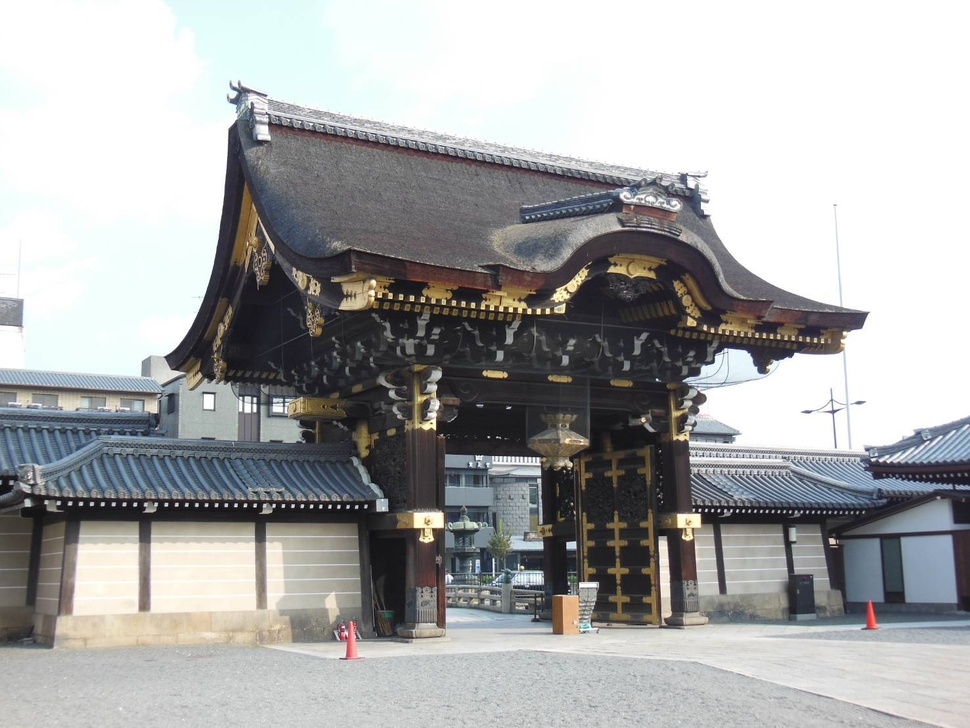
//> input picture Filtering/Input/building.jpg, 970 x 728 px, shrunk from 1477 x 1108 before the run
$ ./edge   (built with g++ and OpenCV 4)
//> lines starting //> are read from the running program, lines starting //| are printed output that depends on the picture; after the words box and inside, x2 and y2 are one past the last pixel; in counts of white or black regions, pixels touching at a corner belong together
#include <opencv2/opencv.hpp>
#include <stdio.h>
#include <string>

//http://opencv.jp/opencv-2.1/cpp/image_filtering.html


//ソーベルフィルタ
void sobel_filter(cv::Mat img) {
	/*
	void Sobel(const Mat& src, Mat& dst, int ddepth, int xorder, int yorder, int ksize=3, double scale=1, double delta=0, int borderType=BORDER_DEFAULT)
	ddepth – 出力画像のビット深度
	xorder – xに関する微分の次数
	delta – dst に格納する前に，結果に足されるオプション値
	*/
	cv::Mat dstX, dstY, sobel;

	//CV_8U is unsigned 8bit/pixel
	cv::Sobel(img, dstX, CV_8UC1, 1, 0, 3);
	cv::Sobel(img, dstY, CV_8UC1, 0, 1, 3);
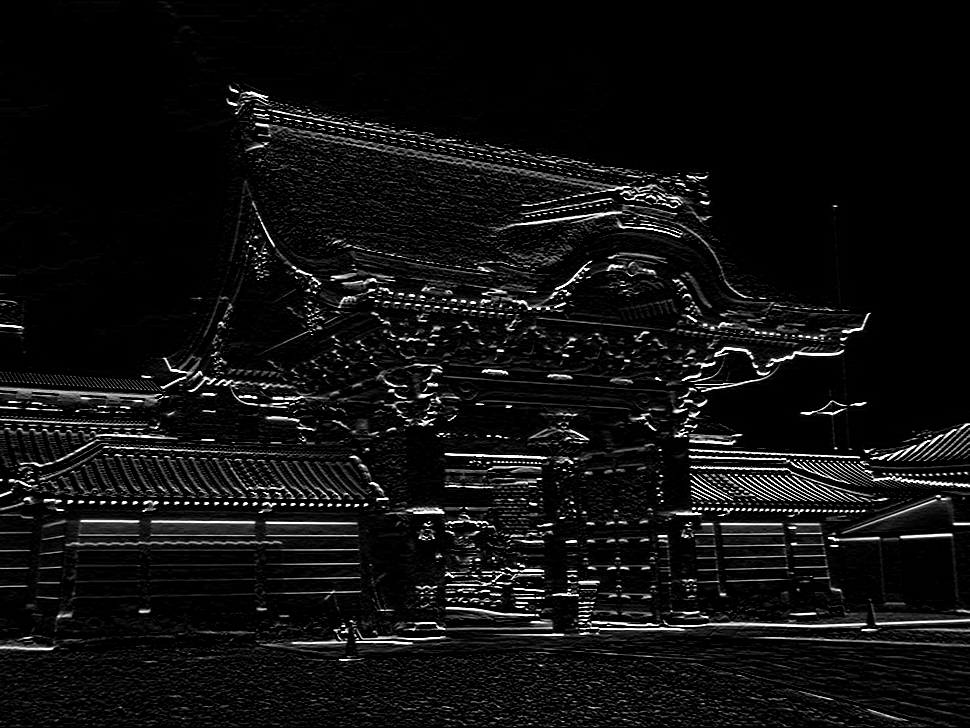
//> dstY: 728 rows x 970 cols, CV_8UC1; min 0, max 255, mean 16
	sobel = abs(dstX) + abs(dstY);
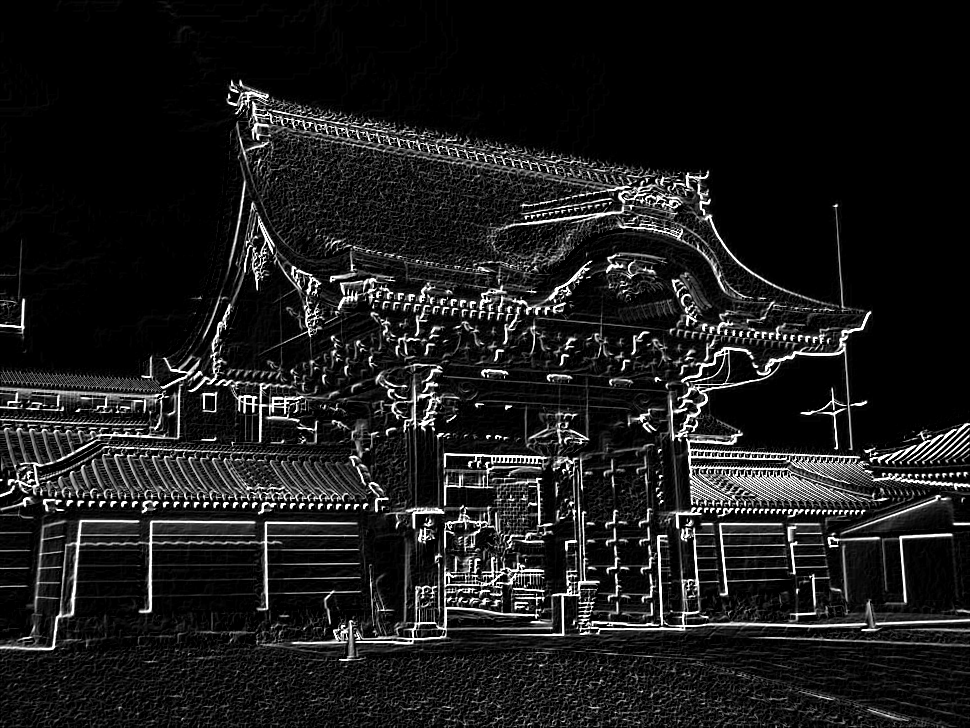
//> sobel: 728 rows x 970 cols, CV_8UC1; min 0, max 255, mean 27.8
	cv::convertScaleAbs(sobel, sobel, 1, 0);
	//output
	cv::imwrite("../../Output/sobel/sobel_x.jpg", dstX);
	cv::imwrite("../../Output/sobel/sobel_y.jpg", dstY);
	cv::imwrite("../../Output/sobel/sobel_x+y.jpg", sobel);
}

//ラプラシアンフィルタ
void laplacian_filter(cv::Mat img) {
	cv::Mat dstL;
	// void Laplacian(const Mat& src, Mat& dst, int ddepth, int ksize=1, double scale=1, double delta=0, int borderType=BORDER_DEFAULT)
	int kernel_size = 3;
	int ddepth = CV_16S;//3
	cv::Laplacian(img, dstL, ddepth);
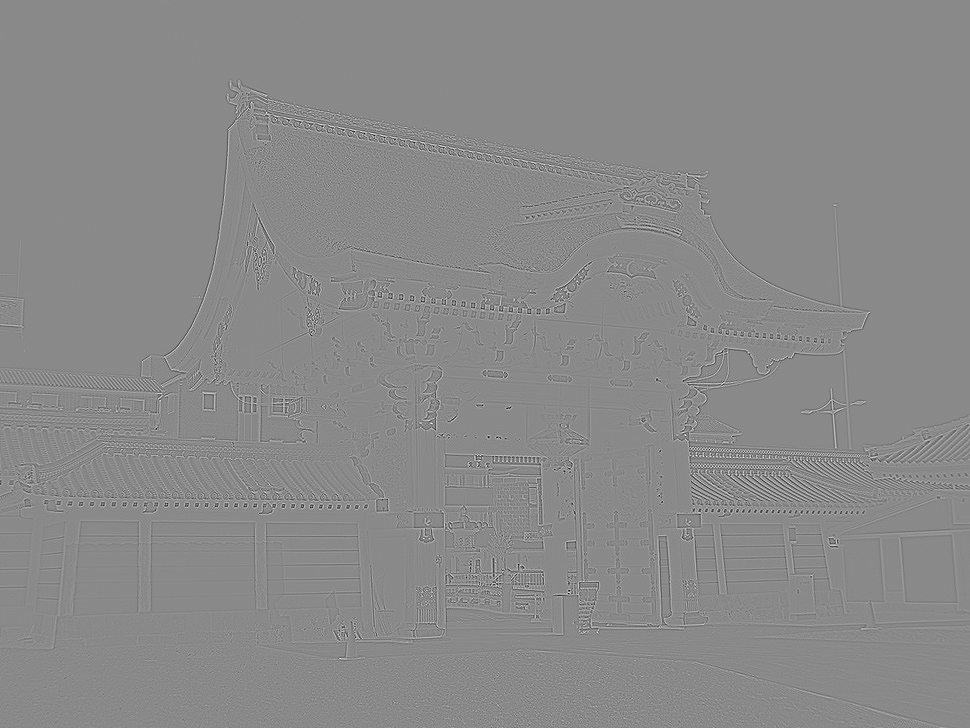
//> dstL: 728 rows x 970 cols, CV_16SC1; min -419, max 356, mean 0; drawn with min black and max white
	cv::convertScaleAbs(dstL, dstL, 1, 0);
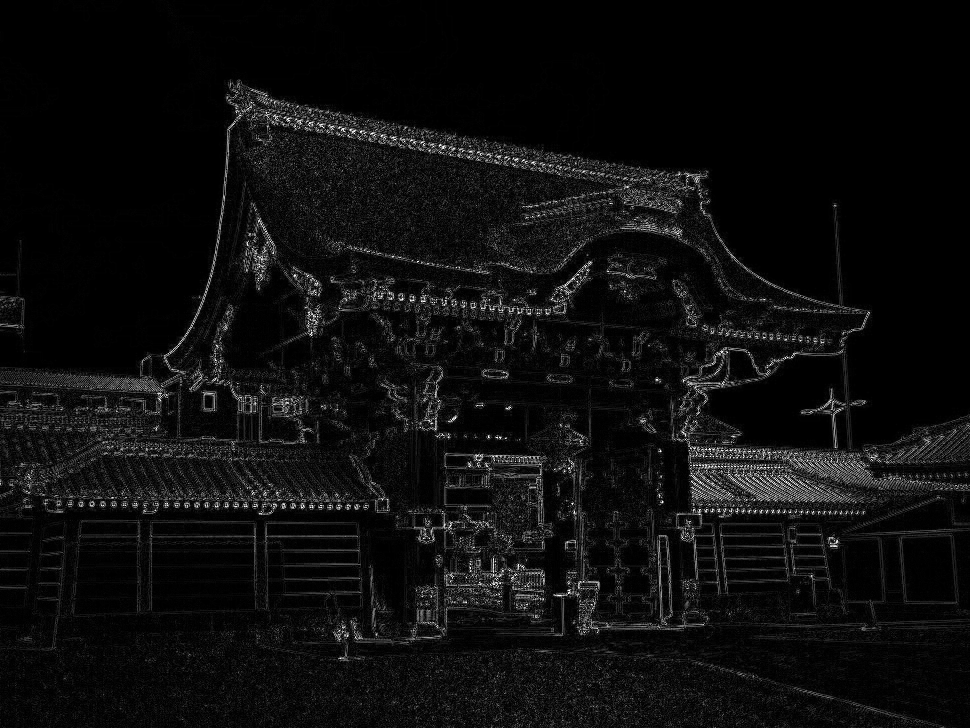
//> dstL: 728 rows x 970 cols, CV_8UC1; min 0, max 255, mean 13.8
	cv::imwrite("../../Output/laplacian/laplacian.jpg", dstL);
}

//ケニーのエッジ検出アルゴリズム
void canny_filter(cv::Mat img, int th_low, int th_high) {
//> called with th_low = 100, th_high = 200
	/* void Canny(const Mat& image, Mat& edges, double threshold1, double threshold2, int apertureSize=3, bool L2gradient=false)
	image – 8ビット，シングルチャンネルの入力画像
	edges – 出力されるエッジのマップ． image と同じサイズ，同じ型
	threshold1 – ヒステリシスが存在する処理の，1番目の閾値
	threshold2 – ヒステリシスが存在する処理の，2番目の閾値
	apertureSize – Sobel() オペレータのアパーチャサイズ
	L2gradient – 画像勾配の強度を求めるために，より精度の高い L_2 ノルム =\sqrt{(dI/dx)^2 + (dI/dy)^2} を利用するか，
				L_1 ノルム =|dI/dx|+|dI/dy| で十分（ L2gradient=false ）かを指定します
	 */
	cv::Mat dstC;
	cv::Canny(img, dstC, th_low, th_high);
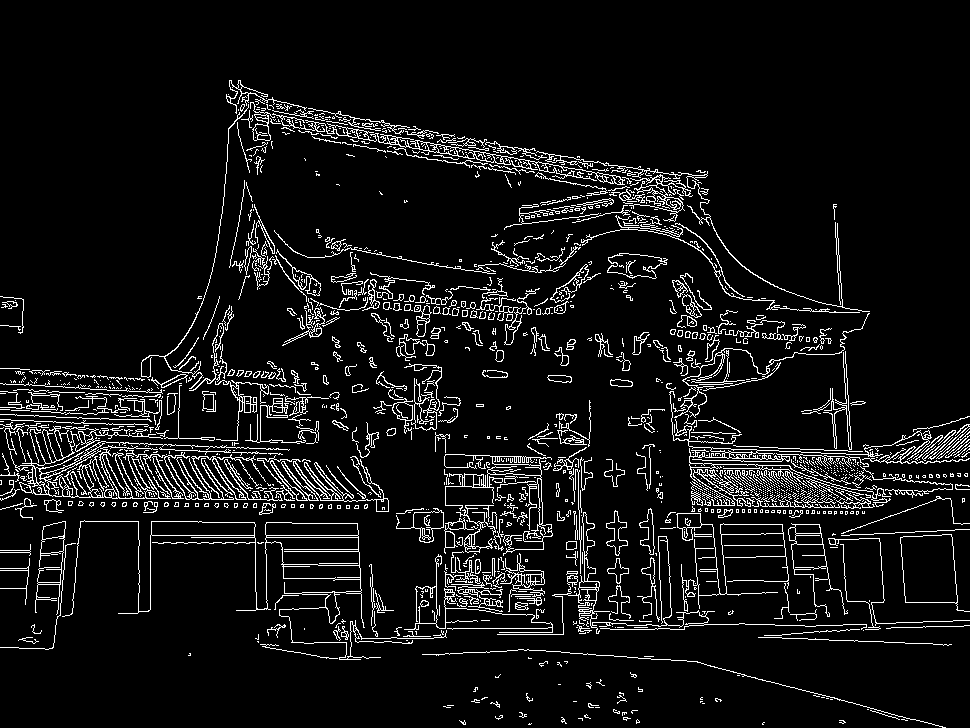
//> dstC: 728 rows x 970 cols, CV_8UC1; 7.4% white in thin lines or dots, all inside (x1, y1, x2, y2) = (0, 80, 970, 728)
	cv::imwrite("../../Output/canny/canny_" + std::to_string(th_low) + "_" + std::to_string(th_high) + ".jpg", dstC);
}

int main() {
	cv::Mat img;
	cv::imread("../../Input/building.jpg", cv::IMREAD_GRAYSCALE).copyTo(img);
	if (img.empty())
		throw std::runtime_error("Failed to open image");
	sobel_filter(img);
	laplacian_filter(img);
	canny_filter(img, 100, 200);
	canny_filter(img, 50, 100);
//> call 2 of canny_filter, with th_low = 50, th_high = 100
//> in canny_filter (call 2), `cv::Canny(img, dstC, th_low, th_high);`:
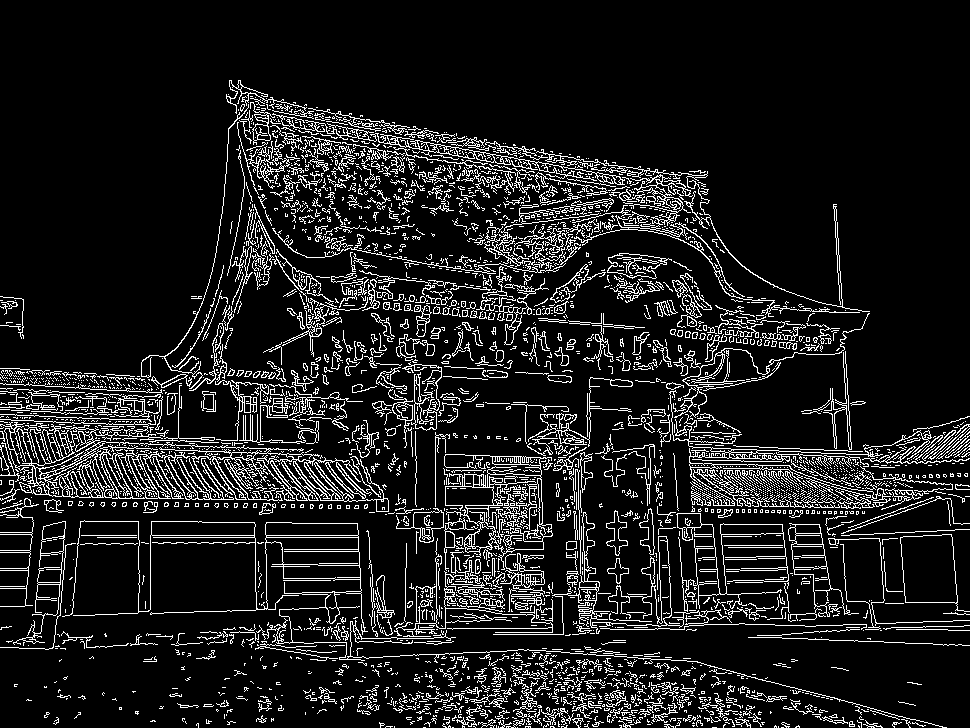
//> dstC: 728 rows x 970 cols, CV_8UC1; 11.4% white in thin lines or dots, all inside (x1, y1, x2, y2) = (0, 80, 970, 728)

	return 0;
}

$ run again, with Filtering/Input/flower.jpg copied over Filtering/Input/building.jpg
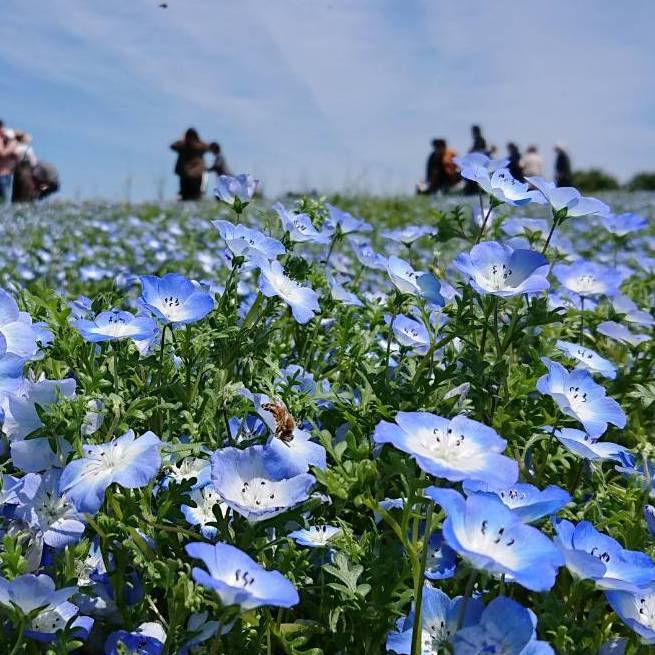
//> input picture Filtering/Input/flower.jpg, 655 x 655 px
//> in canny_filter, `cv::Canny(img, dstC, th_low, th_high);`:
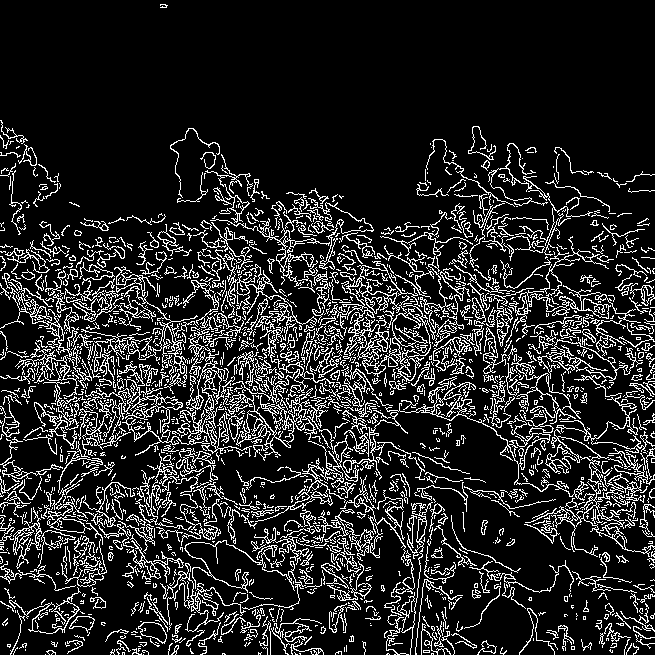
//> dstC: 655 rows x 655 cols, CV_8UC1; 14.8% white in thin lines or dots
//> in canny_filter (call 2), `cv::Canny(img, dstC, th_low, th_high);`:
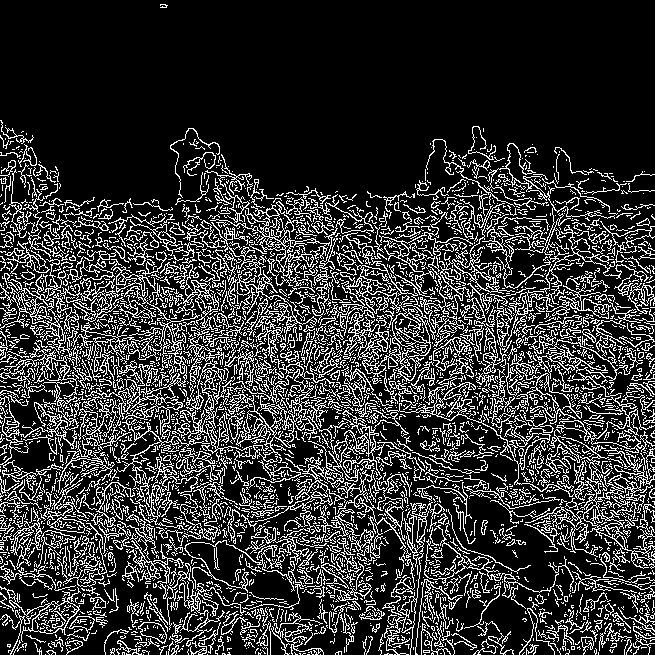
//> dstC: 655 rows x 655 cols, CV_8UC1; 20.4% white in thin lines or dots
